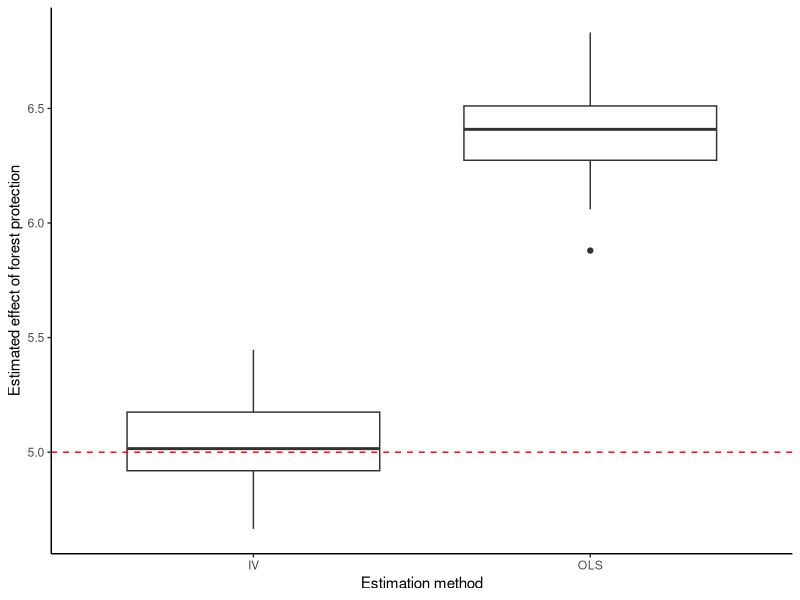
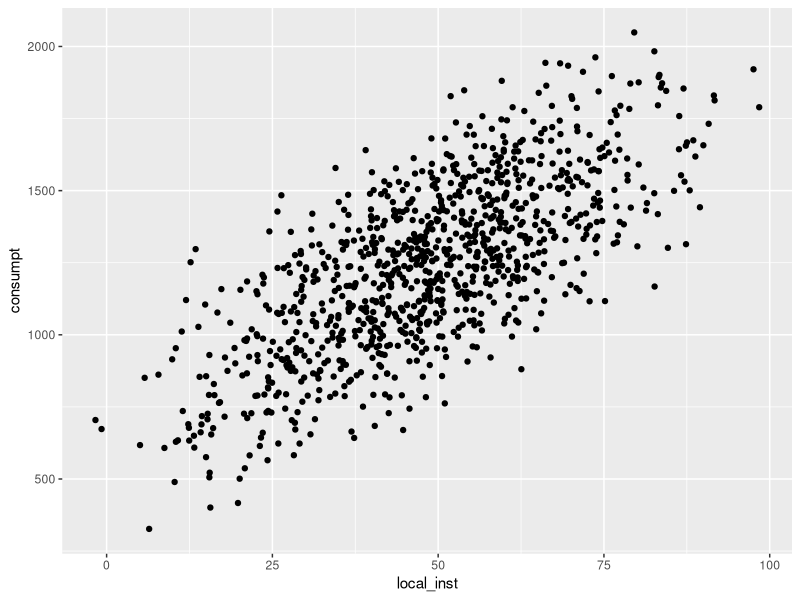

Recreate these plots in R, in order.
## ---- chunk 1
knitr::opts_chunk$set(echo = TRUE)

### Install package if you need to
install.packages("AER",
                 repos = "http://cran.us.r-project.org")

### Load required libraries
library(AER)
library(tidyverse)
## ---- chunk 2
### Write function to simulate a dataset
simulate_data <- function(){
  
  ## Create data variables within data.frame
  
  ## Make a column for observation ID
  df <- data.frame(id = seq(1, 1000), # ID is just a sequence from 1 to 1000
                   
                   ## Columns for covariates
                   slope = runif(1000, min = 50, max = 100), # Here we are generating random numbers for slow between 50 and 100 
                   elevation = runif(1000, min = 150, max = 185),
                   dist_cities = runif(1000, min = 0, max = 250),
                   
                   ## Unobserved variable
                   local_inst = rnorm(1000, mean = 49, sd = 17),
                   
                   ## A column for the error term
                   error = rnorm(1000, mean = 0, sd = 5),
                   
                   ### The instrumental variable
                   dist_tributary = rnorm(1000, mean = 400, sd = 140))
  
  
  ### Add columns for treatment (level of forest protection) and response (monthly household consumption)
  df <- df %>%
  ### Add column for the treatment variable, related to the IV
    mutate(forest_protect = 0.2*dist_tributary + 0.4*local_inst +
             rnorm(100, 0, 1)) %>%
  
  ### Add column for the outcome variable
    mutate(consumpt = 5*forest_protect + 
             0.07*slope + 0.05*elevation + 2*dist_cities + 
             10*local_inst + error)
  return(df)  
}
## ---- chunk 3
### Write a function to generate data and analyze using OLS 
ols_fun = function(){
  
  ## Simulate the dataset
  data <- simulate_data()
  
  ## Run OLS
  ols <- lm(consumpt ~ forest_protect + slope + elevation + 
              dist_cities, data = data)
  
  ## Extract model coefficients and standard error
  protect_coeff <- coef(summary(ols))["forest_protect", "Estimate"]
  protect_se <- coef(summary(ols))["forest_protect", "Std. Error"]
  list <- list(protect_coeff, protect_se)
}

### Apply the function on 1000 replicates
ols_sim <- replicate(100, ols_fun())

### Extract the model estimates
ols_protect_est <- unlist(ols_sim[1, ])

### Print mean, standard deviation, minimum, and maximum values for coefficient estimates
c(mean(ols_protect_est), sd(ols_protect_est), 
  min(ols_protect_est), max(ols_protect_est))

### Extract the standard deviations
ols_protect_sd <- unlist(ols_sim[2, ])

### Print mean, standard deviation, minimum, and maximum
### standard deviation of coefficient estimates
c(mean(ols_protect_sd), sd(ols_protect_sd), 
  min(ols_protect_sd), max(ols_protect_sd))
## ---- chunk 4
### Write a function to generate data and analyze using IV 
iv_tsls_fun = function(){
  
  ## Simulate the dataset
  data <- simulate_data()
  
  ## Step 1
  ## Regress the percent of protected forest on the other explanatory variables 
  ## and our instrumental variable
  tsls_step1 <- lm(forest_protect ~ slope + elevation + 
                       dist_cities + dist_tributary, data = data)
  
  ## Extract fitted values of the percent of protected forest
  pred_value <- fitted.values(tsls_step1)
  
  ## Step 2
  ## Regress our outcome of interest on the predicted value of the treatment + 
  ## the other explanatory variables
  tsls_step2 <- lm(consumpt ~ pred_value + slope + elevation + dist_cities, 
                   data = data)
  
  ## Extract model coefficients and standard error
  iv_coeff <- coef(summary(tsls_step2))["pred_value", "Estimate"]
  iv_se <- coef(summary(tsls_step2))["pred_value", "Std. Error"]
  list <- list(iv_coeff, iv_se)
}

### Apply the function on 100 replicates
iv_tsls_sim <- replicate(100, iv_tsls_fun())

### Extract the model estimates
iv_tsls_est <- unlist(iv_tsls_sim[1, ])

### Print mean, standard deviation, minimum, and maximum values for coefficient estimates
c(mean(iv_tsls_est), sd(iv_tsls_est), 
  min(iv_tsls_est), max(iv_tsls_est))

### Extract the standard deviations
iv_tsls_est_sd <- unlist(iv_tsls_sim[2, ])

### Print mean, standard deviation, minimum, and maximum standard deviation 
### of coefficient estimates
c(mean(iv_tsls_est_sd), sd(iv_tsls_est_sd), 
  min(iv_tsls_est_sd), max(iv_tsls_est_sd))
## ---- chunk 5
### Make single df of model estimates
both_methods <- cbind.data.frame(ols_protect_est,
                                 iv_tsls_est)

### Reshape the data
both_methods <- both_methods %>%
  gather(method, estimate, ols_protect_est:iv_tsls_est) %>%
  mutate(method_clean = ifelse(method == "ols_protect_est", "OLS", "IV"))

### Visualize distribution of estimates
ggplot(both_methods, aes(x = method_clean, y = estimate)) + 
  geom_boxplot() +
  theme_classic() +
  labs(y = "Estimated effect of forest protection",
       x = "Estimation method") +
  
  ## Add a horizontal line indicating the actual value of the effect
  geom_hline(yintercept = 5, 
             linetype = "dashed",
             color = "red")

# ggsave("method_comparison.png")
## ---- chunk 6
### Write a function to generate data and analyze using IV
iv_fun <- function(){
  
  ## Simulate the data
  data <- simulate_data()
  
  ## Run with IV 
  IVreg <- ivreg(consumpt ~ forest_protect + slope + 
                   elevation + dist_cities | dist_tributary + 
                   slope + elevation + dist_cities, data = data)
  
  ## Extract model coefficients and standard error
  protect_coeff <- coef(summary(IVreg))["forest_protect", "Estimate"]
  protect_se <- coef(summary(IVreg))["forest_protect", "Std. Error"]
  list <- list(protect_coeff,protect_se)
}

### Apply the IV function on 100 replicates
iv_sim <- replicate(100, iv_fun())

### Extract the model estimates
iv_protect_est <- unlist(iv_sim[1, ])

### Print mean, standard deviation, minimum, and maximum values for coefficient estimates
c(mean(iv_protect_est), sd(iv_protect_est), 
  min(iv_protect_est), max(iv_protect_est))

### Extract the standard deviations
iv_protect_sd <- unlist(iv_sim[2, ])

### Print mean, standard deviation, minimum, and maximum 
### standard deviation of coefficient estimates
c(mean(iv_protect_sd), sd(iv_protect_sd), 
  min(iv_protect_sd), max(iv_protect_sd))
## ---- chunk 7
### Simulate a dataset
data_for_iv <- simulate_data()

### Write the first stage of two stage procedure
first_stage <- lm(forest_protect ~ slope + elevation + 
                    dist_cities + dist_tributary,
                  data = data_for_iv)

### F test to see if the instrument explains enough of the explanatory variable
instr_ftest <- waldtest(first_stage, .~.-dist_tributary)
print(instr_ftest)


### visualize
data_for_iv %>%
  ggplot(aes(x = local_inst, y = consumpt)) + geom_point()
